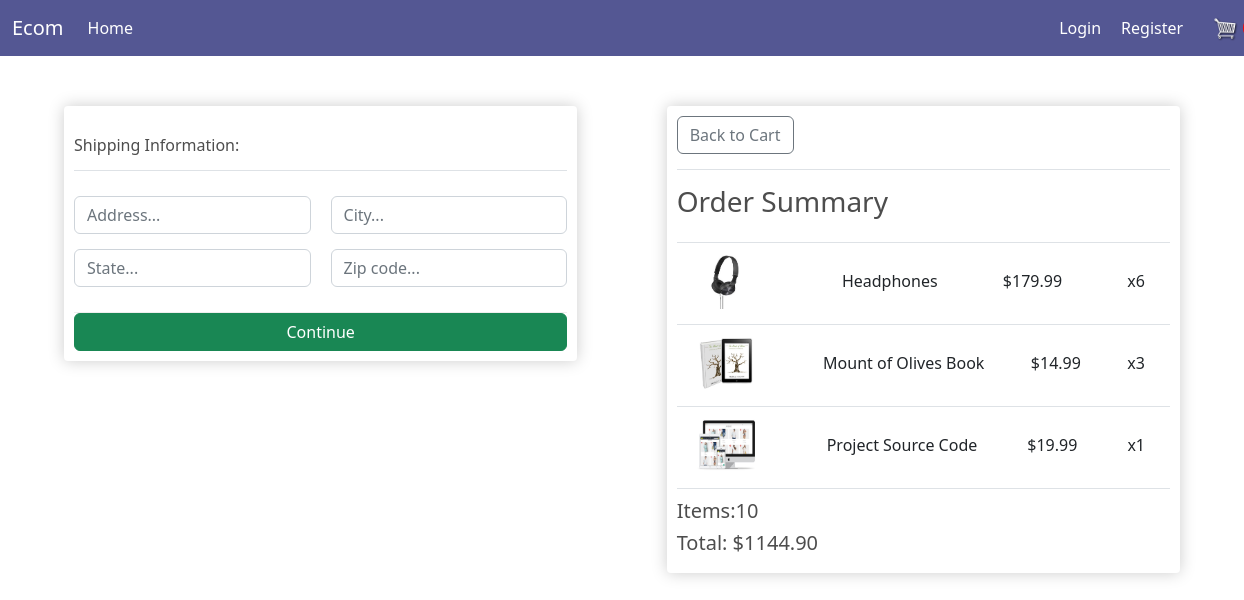
Screenshot of /checkout/ (signed in) with the database file from the repository.
### store/models.py (models this page shows, shortened)
class OrderItem(models.Model):
    product = models.ForeignKey(Product, null=True, on_delete=models.SET_NULL)
    order = models.ForeignKey(Order, null=True, on_delete=models.SET_NULL)
    quantity = models.IntegerField(null=True, default=0, blank=True)
    date_added = models.DateTimeField(auto_now_add=True)
    @property
    def get_total(self):
        total = self.product.price *    self.quantity
        return total

class Product(models.Model):
    name = models.CharField(max_length=200, null=True)
    price = models.DecimalField(max_digits=7, decimal_places=2)
    digital = models.BooleanField(default=False, null=True, blank=False)
    image = models.ImageField(null=True, blank=True)
    @property
    def image_url(self):
        try:
            url = self.image.url
        except:
            url = ''
        return url

class Order(models.Model):
    customer = models.ForeignKey(Customer, null=True, blank=True, on_delete=models.SET_NULL)
    date_ordered = models.DateField(auto_now_add=True)
    complete = models.BooleanField(default=False)
    transaction_id = models.CharField(max_length=100, null=True)
    @property
    def shipping(self):
        shipping = False
        order_items = self.orderitem_set.all()
        for i in order_items:
            if i.product.digital == False:
                shipping = True
        return shipping
    @property
    def get_cart_total(self):
        Orderitems = self.orderitem_set.all()
        total = sum([item.get_total for item in Orderitems])
        return total
    @property
    def get_cart_items(self):
        Orderitems = self.orderitem_set.all()
        total = sum([item.quantity for item in Orderitems])
        return total

### store/views.py (the view)
# urls.py: path('checkout/', views.checkout, name = 'checkout'),
def checkout(request):
    cart_data = cartData(request)
    items = cart_data['items']
    order = cart_data['order']
    cart_items = cart_data['cart_items']
    context = {'items': items, 'order': order, 'cart_items': cart_items}
    return render(request, 'store/checkout.html', context)

### store/utils.py (called while the page is built)
def cartData(request):
    if request.user.is_authenticated:
        customer = request.user.customer
        order, created = Order.objects.get_or_create(customer=customer, complete = False)
        items = order.orderitem_set.all()
        cart_items = order.get_cart_items
    else:
        cookieData = cookieCart(request)
        cart_items = cookieData['cart_items']
        order = cookieData['order']
        items = cookieData['items']
    return {'items': items, 'order': order, 'cart_items': cart_items}

### store/templates/store/checkout.html (shortened to what this page needs)
{% extends 'store/main.html' %}
{% load static %}
{% block content%}
    <div class="checkout-wrapper">
        <div class="left-section">
            <div id="form-wrapper" class="box-element">
                <form id="form" action="">
                    <div id="shipping-info">
                        <h6 class="border-bottom">Shipping Information:</h6>
                        <div class="shipping-info" >
                            <input type="text" class="form-control" placeholder="Address..." name="address">
                            <input type="text" class="form-control" placeholder="City..." name="city">
                            <input type="text" class="form-control" placeholder="State..." name="state">
                            <input type="text" class="form-control" placeholder="Zip code..." name="zipcode">
                        </div>
                    </div>
                    <div id="form-btn">
                        <input class="btn btn-success button hidden" type="submit" value="Continue">
                    </div>
                </form>
            </div>
        </div>
        <div class="right-section box-element">
            <div class="back-to-cart border-bottom">
                <a class="btn btn-outline-secondary" href="{% url 'cart' %}">Back to Cart</a>
            </div>
            <div class="border-bottom ord-summr">
                <h3>Order Summary</h3>
            </div>
            {%for item in items %}
                <div class="border-bottom c-p-s">
                    <img src="{{item.product.image_url}}" alt="">
                    <span>{{item.product.name}}</span>
                    <span>${{item.product.price}}</span>
                    <span class="last-quantity">x{{item.quantity}}</span>
                </div>
            {% endfor %}
            <div class="final-info">
                <h5>Items:{{order.get_cart_items}}</h5>
                <h5>Total: ${{order.get_cart_total|floatformat:2}}</h5>
            </div>
        </div>
    </div>
{% endblock %}

### static/css/main.css (style rules this page uses)
body { background-color: hsl(0, 0%, 98%); }
h1,h2,h3,h4,h5,h6 { color:hsl(0, 0%, 30%); }
.box-element { box-shadow:hsl(0, 0%, 80%) 0 0 16px; background-color: #fff; border-radius: 4px; padding: 10px; }
.checkout-wrapper { margin-top: 50px;; width: 100%; display: flex; justify-content: space-between; }
.left-section { width: 46%; height: 100%; }
.left-section form h6 { margin: 20px 0 25px 0; font-weight: 400; }
.shipping-info { width: 100%; display: grid; grid-template-columns: 48% 48%; gap: 15px 4%; padding-bottom: 25px; border-bottom: 1px solid #eee; }
.left-section .button { width:100%; }
.right-section { width: 46%; height: 100%; }
.border-bottom { padding-bottom: 15px; border-bottom: 1px solid #eee; align-items: center; margin-bottom: 10px; }
.ord-summr { margin-top: 15px; }
.c-p-s { display: flex; justify-content: space-between; }
.c-p-s img { width: 100px; }
.last-quantity { padding-right: 25px; }
.hidden { display:none; }

### rows the page displays
OrderItem: product.image_url (picture), product.name "Headphones", product.price "179.99", quantity "6"
OrderItem: product.image_url (picture), product.name "Mount of Olives Book", product.price "14.99", quantity "3"
OrderItem: product.image_url (picture), product.name "Project Source Code", product.price "19.99", quantity "1"
Order: get_cart_items "10", get_cart_total "1144.90"
